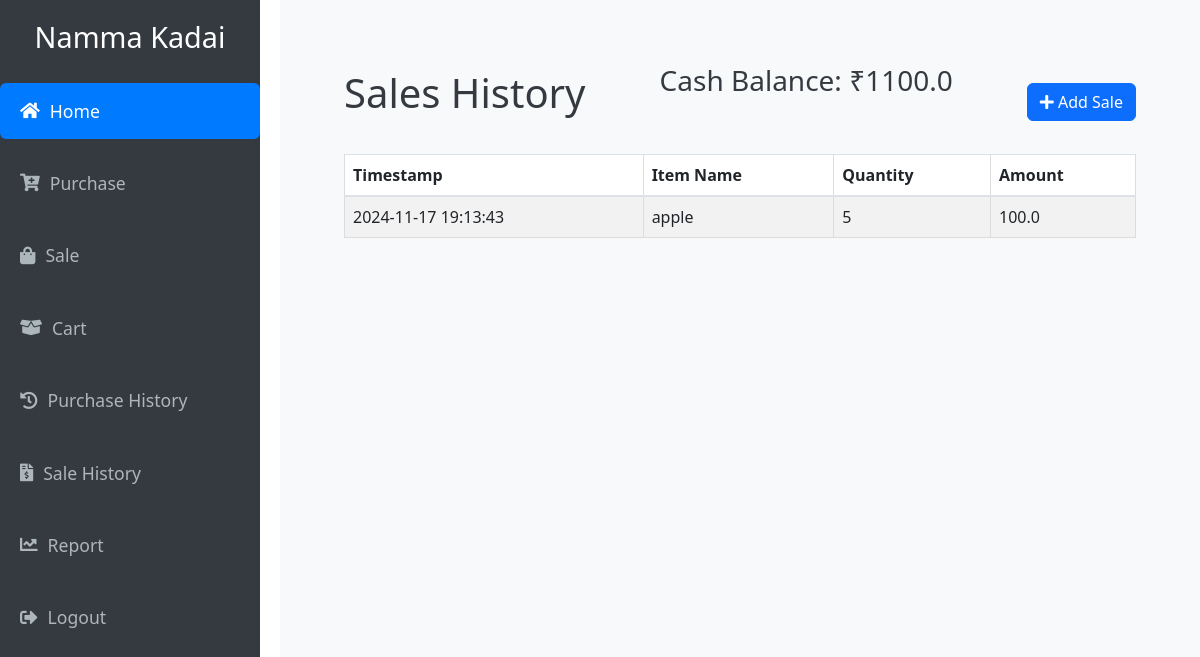
The app's page /sale (signed in), older data.
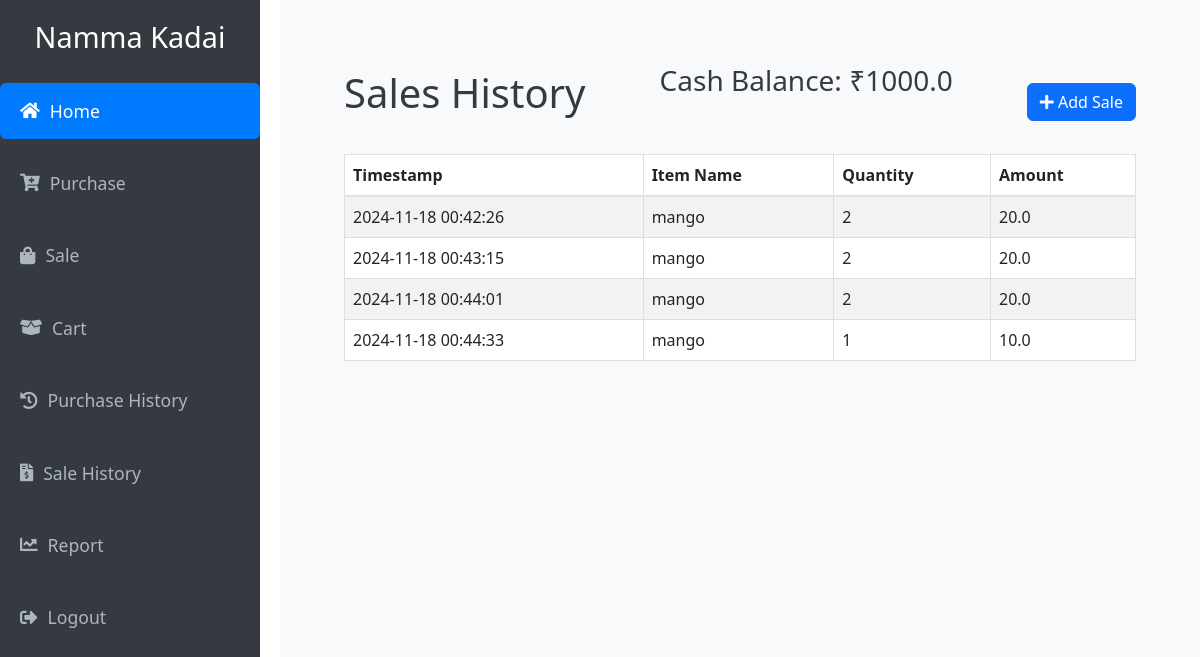
The same page, newer data.
### Namma_Kadai/models.py (models this page shows)
class Company(db.Model):
    id = db.Column(db.Integer, primary_key=True)
    company_name = db.Column(db.String(150),unique=True, nullable=False)
    cash_balance = db.Column(db.Float, nullable=False, default=1000.00)
    user_id = db.Column(db.Integer, db.ForeignKey('user.id'), nullable=False)
    purchases = db.relationship('Purchase', backref='company_purchase', lazy=True)
    items = db.relationship('Item', backref='company', lazy=True)
    sales = db.relationship('Sales', backref='sales_company', lazy=True)

class Sales(db.Model):
    id = db.Column(db.Integer, primary_key=True)
    item_id = db.Column(db.Integer, db.ForeignKey('item.id'), nullable=False)
    company_id = db.Column(db.Integer, db.ForeignKey('company.id'), nullable=False)
    qty = db.Column(db.Integer, nullable=False)
    rate = db.Column(db.Float, nullable=False)
    amount = db.Column(db.Float, nullable=False)
    timestamp = db.Column(db.DateTime, default=lambda: datetime.now(pytz.timezone('Asia/Kolkata')))
    item = db.relationship('Item', backref='sales_records', lazy=True)
    company = db.relationship('Company', backref='company_sales', lazy=True)

class Item(db.Model):
    id = db.Column(db.Integer, primary_key=True)
    item_name = db.Column(db.String(150), nullable=False)
    qty = db.Column(db.Integer, nullable=False, default=0)
    rate = db.Column(db.Float, nullable=False,)
    company_id = db.Column(db.Integer, db.ForeignKey('company.id'), nullable=False)
    sales = db.relationship('Sales', backref='item_relation', lazy=True)

### Namma_Kadai/routes.py (the view)
@app.route('/sale',methods=['GET','POST'])
@login_required
def sale_list():
    company_id = current_user.companies.id
    sales = Sales.query.filter_by(company_id=company_id).all()
    return render_template('sale_list.html', sales=sales)

### Namma_Kadai/routes.py (called while the page is built)
@login_manager.user_loader
def load_user(user_id):
    return User.query.get(int(user_id))

### Namma_Kadai/templates/sale_list.html (shortened to what this page needs)
{% extends "base.html" %}
{% block content %}
<div class="container">
    <div class="d-flex justify-content-between align-items-center my-4">
        <h1>Sales History</h1>
        {% if current_user.is_authenticated %}
        <div class="row mb-4">
            <div class="col-md-12 text-right">
                <h3>Cash Balance: ₹{{ current_user.companies.cash_balance }}</h3>
            </div>
        </div>
        {% endif %}
        <a href="{{url_for('add_sale')}}" class="btn btn-primary">
            <i class="fas fa-plus"></i> Add Sale
        </a>
    </div>
    <table class="table table-striped">
        <thead>
            <tr>
                <th>Timestamp</th>
                <th>Item Name</th>
                <th>Quantity</th>
                <th>Amount</th>
            </tr>
        </thead>
        <tbody>
            {% for sale in sales %}
            <tr>
                <td>{{ sale.timestamp.strftime('%Y-%m-%d %H:%M:%S') }}</td>
                <td>{{ sale.item.item_name }}</td>
                <td>{{ sale.qty }}</td>
                <td>{{ sale.amount }}</td>
            </tr>
            {% endfor %}
        </tbody>
    </table>
</div>
{% endblock %}

### Namma_Kadai/templates/base.html (shortened to what this page needs)
<!DOCTYPE html>
<html lang="en">
<head>
    <link href="https://stackpath.bootstrapcdn.com/bootstrap/4.5.2/css/bootstrap.min.css" rel="stylesheet">
    <link href="https://cdnjs.cloudflare.com/ajax/libs/font-awesome/5.15.4/css/all.min.css" rel="stylesheet">
<link href="https://cdn.jsdelivr.net/npm/bootstrap@5.3.0/dist/css/bootstrap.min.css" rel="stylesheet">
</head>
<body>
    {% if current_user.is_authenticated %}
    <div class="sidebar">
        <h3>{{ current_user.companies.company_name }}</h3>
        <nav class="nav flex-column">
            <a class="nav-link active" href="{{ url_for('home') }}"><i class="fas fa-home"></i> Home</a>
            <a class="nav-link" href="{{ url_for('add_purchases') }}"><i class="fas fa-cart-plus"></i> Purchase</a>
            <a class="nav-link" href="{{ url_for('add_sale') }}"><i class="fas fa-shopping-bag"></i> Sale</a>
            <a class="nav-link" href="{{ url_for('cart') }}"><i class="fas fa-box-open"></i> Cart</a>
            <a class="nav-link" href="{{ url_for('purchase_list') }}"><i class="fas fa-history"></i> Purchase History</a>
            <a class="nav-link" href="{{ url_for('sale_list') }}"><i class="fas fa-file-invoice-dollar"></i> Sale History</a>
            <a class="nav-link" href="{{ url_for('inventory_report') }}"><i class="fas fa-chart-line"></i> Report</a>
            <a class="nav-link" href="{{ url_for('logout') }}"><i class="fas fa-sign-out-alt"></i> Logout</a>
        </nav>
    </div>
    {% endif %}
    <div class="content">
        <div class="container mt-4">
            {% block content %}{% endblock %}
        </div>
    </div>
</body>
</html>

### Namma_Kadai/templates/base.html (style rules this page uses)
* { box-sizing: border-box; margin: 0; padding: 0; }
body { font-family: 'Arial', sans-serif; background-color: #f8f9fa; color: #343a40; }
.sidebar { height: 100vh; position: fixed; top: 0; left: 0; background-color: #343a40; width: 260px; padding-top: 20px; transition: all 0.3s ease; overflow: hidden; z-index: 1000; }
.sidebar h3 { color: #fff; text-align: center; font-size: 1.8rem; margin-bottom: 20px; }
.sidebar .nav-link { color: #adb5bd; padding: 15px 20px; font-size: 1.1rem; border-radius: 6px; margin: 8px 0; display: flex; align-items: center; transition: background-color 0.3s, color 0.3s; }
.sidebar .nav-link i { margin-right: 10px; }
.sidebar .nav-link.active { background-color: #007bff; color: #ffffff; }
.content { margin-left: 280px; padding: 40px; background-color: #f8f9fa; min-height: 100vh; transition: margin-left 0.3s ease; }
.content h1, .content h2, .content h3 { color: #343a40; }
body { font-family: Arial, sans-serif; background-color: #f8f9fa; color: #343a40; }
h1, h2 { color: #343a40; }
.remove-row-btn, .btn-secondary, .btn-primary { margin-top: 10px; font-size: 14px; }
.btn-primary { background-color: #007bff; color: white; border: none; }
table { width: 100%; margin-top: 20px; border-collapse: collapse; }
table th, table td { padding: 10px; text-align: left; border: 1px solid #ddd; }
table th { background-color: #f1f1f1; }

Row changes from the older to the newer data that the page shows:
changed Company "Namma Kadai": companies.cash_balance "1100.0" → "1000.0"
changed Sales (number 1 of 4 on the later page): timestamp "2024-11-17 19:13:43" → "2024-11-18 00:42:26"; item.item_name "apple" → "mango"; qty "5" → "2"; amount "100.0" → "20.0"
added Sales: timestamp "2024-11-18 00:43:15", item.item_name "mango", qty "2", amount "20.0"
added Sales: timestamp "2024-11-18 00:44:01", item.item_name "mango", qty "2", amount "20.0"
added Sales: timestamp "2024-11-18 00:44:33", item.item_name "mango", qty "1", amount "10.0"
